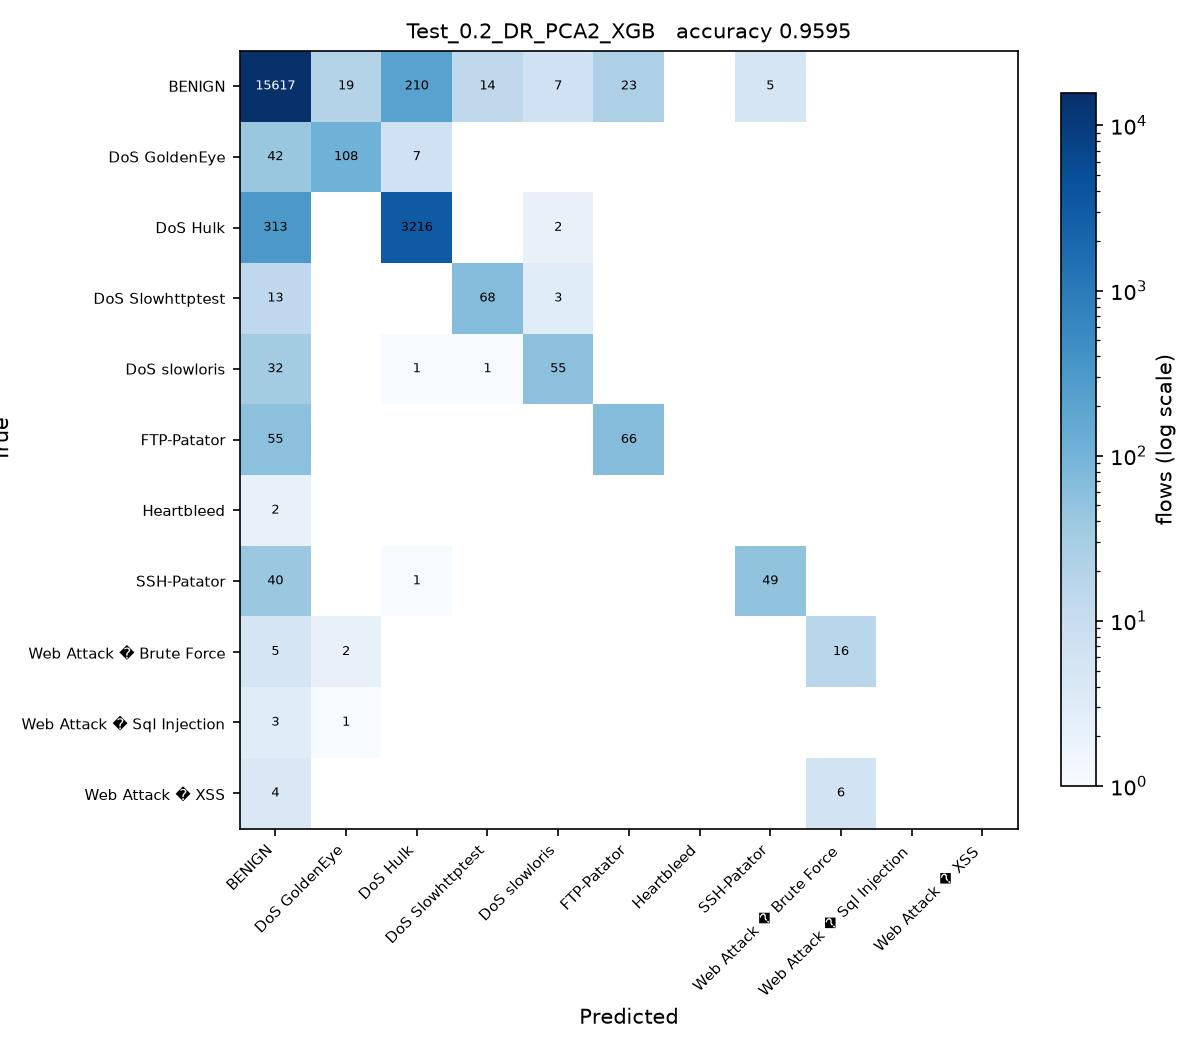

Python code for this plot:
# Test_0.2_DR_PCA2_XGB.py
#
# Test size 0.2  |  PCA, 2 components  |  XGBoost (sheet #9)
#
# This is SGDC_60_40.py with the changes marked CHANGE below and nothing else.

import os
from pathlib import Path

# CHANGE 1: find the folder holding the three CSV files and run from there, so
# the plain file names below resolve no matter where this script is started
# from or how deeply it sits inside the project folder.
HERE = Path(__file__).resolve().parent
for PROJECT in [HERE, *HERE.parents]:
    if (PROJECT / 'Tuesday-WorkingHours.pcap_ISCX.csv').exists():
        os.chdir(PROJECT)
        break
else:
    raise SystemExit('Put this folder inside the folder that holds the three '
                     'CIC-IDS2017 CSV files, then run the script again.')
import numpy as np
import pandas as pd

df1 = pd.read_csv('Tuesday-WorkingHours.pcap_ISCX.csv', low_memory=True)
df2 = pd.read_csv('Wednesday-workingHours.pcap_ISCX.csv', low_memory=True)
df3 = pd.read_csv('Thursday-WorkingHours-Morning-WebAttacks.pcap_ISCX.csv', low_memory=True)

dataset = pd.concat([df1, df2, df3], ignore_index=True)

dataset.columns = dataset.columns.str.strip()

# CHANGE 2: a stratified sample of 100000 flows, the same for every run. An RBF
# SVM on all 1.3 million flows would take about an hour per script.
# At least 50 flows of every class are kept.
label = dataset.columns[-1]
dataset = pd.concat(
    [g.sample(n=min(len(g), max(50, round(100000 * len(g) / len(dataset)))), random_state=0)
     for _, g in dataset.groupby(label)],
    ignore_index=True
)

X = dataset.iloc[:, :-1]
y = dataset.iloc[:, -1]

X = X.apply(pd.to_numeric, errors='coerce')

X.replace([np.inf, -np.inf], np.nan, inplace=True)

from sklearn.impute import SimpleImputer

imputer = SimpleImputer(missing_values=np.nan, strategy='mean')
X = imputer.fit_transform(X)

from sklearn.preprocessing import LabelEncoder

labelencoder_y = LabelEncoder()
y = labelencoder_y.fit_transform(y)

from sklearn.model_selection import train_test_split

X_train, X_test, y_train, y_test = train_test_split(
    X,
    y,
    test_size=0.2,   # CHANGE 3: test size
    random_state=0,
    stratify=y
)

# CHANGE 4: PCA, from PCA_LDA_KErnel_PCA_CODE.pdf (fit only on training data)
from sklearn.decomposition import PCA

pca = PCA(n_components=2)
X_train = pca.fit_transform(X_train)
X_test = pca.transform(X_test)

# CHANGE 5: XGBoost (sheet #9) in place of SGDClassifier
from xgboost import XGBClassifier

classifier = XGBClassifier()

classifier.fit(X_train, y_train)

y_pred = classifier.predict(X_test) 

from sklearn.metrics import confusion_matrix
from sklearn.metrics import accuracy_score
from sklearn.metrics import precision_score
from sklearn.metrics import recall_score
from sklearn.metrics import f1_score
from sklearn.metrics import classification_report

cm = confusion_matrix(y_test, y_pred)

print("Confusion Matrix:\n")
print(cm)

print("\nAccuracy : {:.4f}".format(accuracy_score(y_test, y_pred)))
print("\nPrecision : {:.4f}".format(precision_score(y_test, y_pred, average='weighted')))
print("\nRecall : {:.4f}".format(recall_score(y_test, y_pred, average='weighted')))
print("\nF1 Score : {:.4f}".format(f1_score(y_test, y_pred, average='weighted')))

print("\nClassification Report:\n")
print(classification_report(y_test, y_pred))

# CHANGE 6: save the confusion matrix as Test_0.2_DR_PCA2_XGB.jpg and record the result
import matplotlib
matplotlib.use('Agg')
import matplotlib.pyplot as plt
from matplotlib.colors import LogNorm

here = HERE                     # the folder this script sits in
names = [str(c) for c in labelencoder_y.classes_]
fig, ax = plt.subplots(figsize=(8, 7))
im = ax.imshow(cm, cmap='Blues', norm=LogNorm(vmin=1))
ax.set_xticks(range(len(names)), names, rotation=45, ha='right', fontsize=7)
ax.set_yticks(range(len(names)), names, fontsize=7)
ax.set_xlabel('Predicted')
ax.set_ylabel('True')
ax.set_title('Test_0.2_DR_PCA2_XGB   accuracy {:.4f}'.format(accuracy_score(y_test, y_pred)), fontsize=10)
for i in range(cm.shape[0]):
    for j in range(cm.shape[1]):
        if cm[i, j]:
            ax.text(j, i, cm[i, j], ha='center', va='center', fontsize=6,
                    color='white' if cm[i, j] > cm.max() / 3 else 'black')
fig.colorbar(im, ax=ax, fraction=0.04, label='flows (log scale)')
fig.tight_layout()
fig.savefig(here / 'Test_0.2_DR_PCA2_XGB.jpg', dpi=150)
plt.close(fig)

row = pd.DataFrame([{
    'Test': 0.2, 'DR': 'PCA2', 'Clas': 'XGB',
    'Acc': round(accuracy_score(y_test, y_pred), 4),
    'Pre': round(precision_score(y_test, y_pred, average='weighted'), 4),
    'Rec': round(recall_score(y_test, y_pred, average='weighted'), 4),
    'F1': round(f1_score(y_test, y_pred, average='weighted'), 4),
    'script': 'Test_0.2_DR_PCA2_XGB',
}])
out = PROJECT / 'results' / '75_runs_pca.csv'
out.parent.mkdir(exist_ok=True)
if out.exists():
    old = pd.read_csv(out)
    row = pd.concat([old[old['script'] != 'Test_0.2_DR_PCA2_XGB'], row], ignore_index=True)
row.to_csv(out, index=False)
